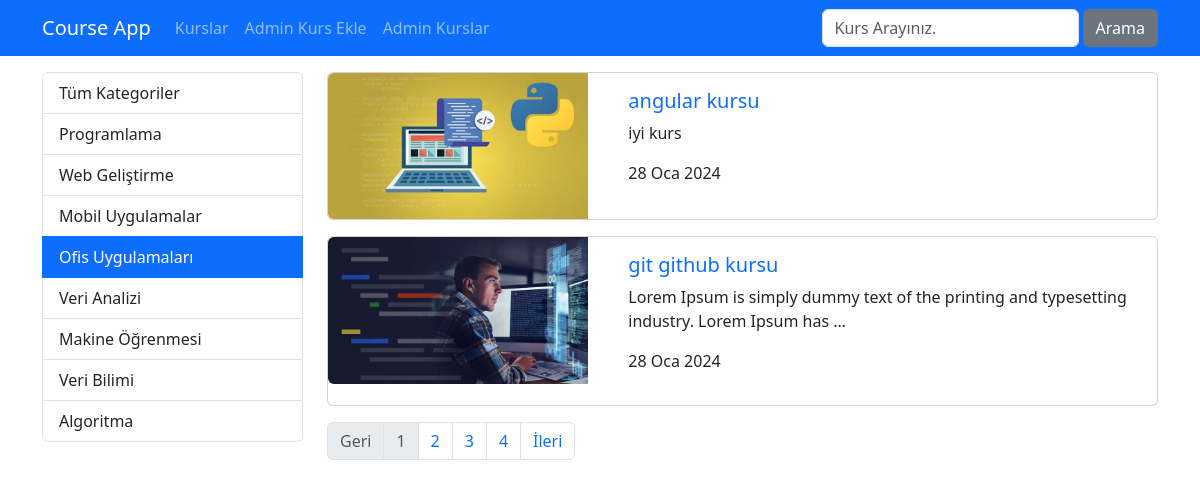
Before: /kurs/kategori/ofis-uygulamalar with the older database file.
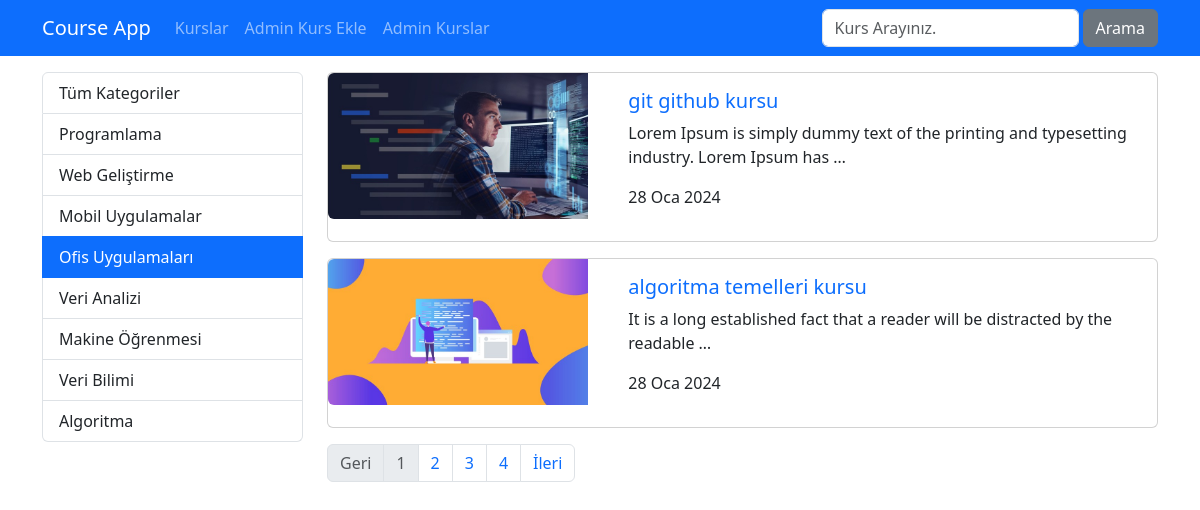
After: the same page with the newer database file.
### courses/models.py (models this page shows, shortened)
class Category(models.Model):
    name = models.CharField(max_length=40)
    slug = models.SlugField(default="", null=False, unique=True, db_index=True, max_length=50)

class Course(models.Model):
    title = models.CharField(max_length=50)
    description = models.TextField()
    imageUrl = models.CharField(max_length=50, blank=False)
    date = models.DateField(auto_now=True)
    isActive = models.BooleanField(default=False)
    isHome = models.BooleanField(default=False)
    slug = models.SlugField(default="", blank=True, null=False, unique=True, db_index=True)
    categories = models.ManyToManyField(Category)

### courses/views.py (the view)
# urls.py: path('kategori/<slug:slug>', getCoursesByCategory, name='courses_by_category'), # link alanina tanimlananlardan farkli bir deger girilirse burada bulunan dinamik alan calisir. Bu satir hep en asagida 
def getCoursesByCategory(request, slug):
    kurslar = Course.objects.filter(categories__slug=slug, isActive=True).order_by("date") # tarihe gore siralamasini soyledik.
    kategoriler = Category.objects.all()
    paginator = Paginator(kurslar, 2) # her sayfada 2 adet kurs olsun
    page = request.GET.get("page", 1) # varsayilan olarak ilk sayfayi al
    page_obj = paginator.page(page) # page sayfasindaki urun bilgilerini getir. # get_page yerine page de kullanabilirsin.
    context = dict(
        categories = kategoriler,
        page_obj = page_obj,
        seciliKategori = slug,
    )
    return render(request, 'courses/list.html', context)

### courses/templates/courses/list.html (shortened to what this page needs)
{% extends 'layout.html' %}
{% load static %}
{% block css_files %}
    <link rel="stylesheet" href="{% static 'courses/css/style.css' %}">
{% endblock %}
{% block content %}
    <div class="container mt-3">
        <div class="row">
            <div class="col-3">
                {% include 'courses/partials/_categories.html' %}
            </div>
            <div class="col-9">
                {% for course in page_obj.object_list %}
                    {% if course.isActive %}
                        {% include 'courses/partials/_course.html' %}
                    {% endif %}
                {% endfor %}
                {% include "courses/partials/_pagination.html" %}
            </div>
        </div>
    </div>
{% endblock content %}

### courses/templates/courses/partials/_categories.html
<div class="list-group">
    <a href="/kurs" class="list-group-item list-group-item-action">Tüm Kategoriler</a>
    {% for category in categories %}
        <a href="{% url 'courses_by_category' category.slug %}" class="list-group-item list-group-item-action {% if seciliKategori == category.slug %}active{% endif %}">{{ category.name|title }}</a>
    {% endfor %}
</div>

### courses/templates/courses/partials/_course.html (shortened to what this page needs)
{% load static %}
<div class="card mb-3">
    <div class="row">
        <div class="col-4">
            <img class="img-fluid rounded-start" src="{% static 'courses/img/'|add:course.imageUrl %}" alt="{{ course.title }}">
        </div>
        <div class="col-8">
            <div class="card-body">
                <h5 class="card-title">
                    <a href="{% url 'course_details' course.slug %}" style="text-decoration:none">
                        {{ course.title }}
                    </a>
                </h5>
                <p class="card-text">{{ course.description|truncatewords:15 }}</p>
                <p>{{ course.date|date:'SHORT_DATE_FORMAT' }}</p>
            </div>
        </div>
    </div>
</div>

Changed rows visible on the page:
no longer on this page (row edited): Course: imageUrl (picture), title "angular kursu", description "iyi kurs", date "28 Oca 2024"
now on this page (row unchanged): Course: imageUrl (picture), title "algoritma temelleri kursu", description "It is a long established fact that a reader will be distracted by the readable …", date "28 Oca 2024"
